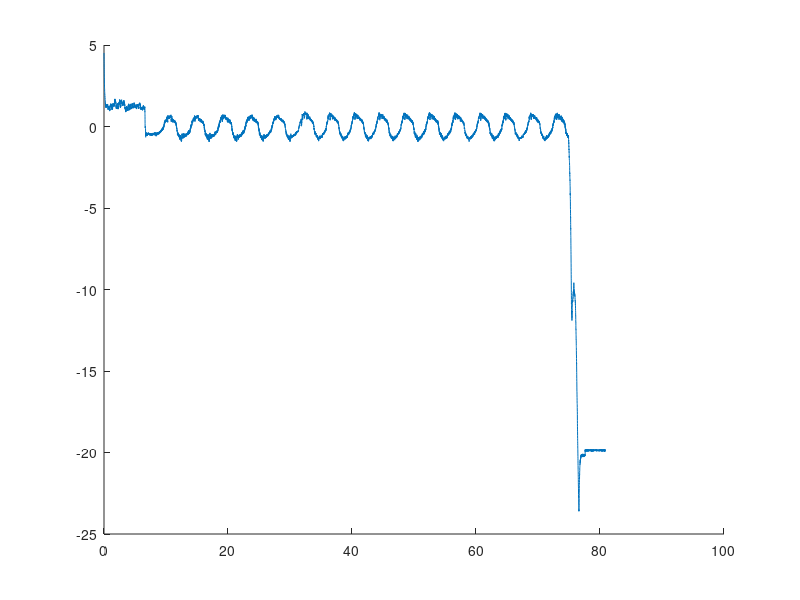

Write the MATLAB code that produced this figure. (Note: this script raises an error after producing the figure.)
plot_dir = '../plots/Real_time/';
%% Plotting QR2 setpoint
close all;
load('sim_3_setpoint.mat')
set_pos = 32;
label = {'x_d'};
up_y = 0.5; down_y = -1; minx =20; maxx = 50; % axis definition
fig_ctrl = figure('units','normalized','outerposition',[0 0 1 1]);
hold on
plot(meas_ctrl.time,meas_ctrl.signals.values)
xline(set_pos,'-',label)
axis([minx maxx -1 1]);
title(strcat(QR,', 15° set point, Real-time Output of Control signal u = -K*(x-x_d)'),'FontSize',25);
legend('$u_{control}$','Interpreter','latex');
xlabel('time [s]');ylabel('Voltage [V]');
saveas(fig_ctrl, strcat(plot_dir,'QR2_setpoint_control.png'));
fig_states = figure('units','normalized','outerposition',[0 0 1 1]);
subplot(4,1,1);hold on;
plot(meas_states.time, meas_states.signals.values(:,1));
xline(set_pos,'-',label);
title('Real-time Output of $\theta$ (equal to the state)','Interpreter','latex','FontSize',15)
axis([minx maxx -0.5 1]);xlabel('time [s]');ylabel('angle [rad]');
subplot(4,1,2);hold on;
xline(set_pos,'-',label);
plot(meas_states.time, meas_states.signals.values(:,2));
title('Real-time Output of $\alpha$ (equal to the state)','Interpreter','latex','FontSize',15)
axis([minx maxx -0.03 0.03]);xlabel('time [s]');ylabel('angle [rad]');
subplot(4,1,3);hold on;
xline(set_pos,'-',label);
plot(meas_states.time, meas_states.signals.values(:,3))
title('Real-time Output of $\dot{\theta}$ (equal to the state)','Interpreter','latex','FontSize',15)
axis([minx maxx -1 1]);xlabel('time [s]');ylabel('angular velocity [rad/s]');
subplot(4,1,4);hold on;
xline(set_pos,'-',label);
plot(meas_states.time, meas_states.signals.values(:,4))
title('Real-time Output of $\dot{\alpha}$ (equal to the state)','Interpreter','latex','FontSize',15)
axis([minx maxx -0.2 0.2]);xlabel('time [s]');ylabel('angular velocity [rad/s]');
sgtitle(strcat(QR,', 15° set point, Real-time Output of the estimated state'),'FontSize',25);
saveas(fig_states, strcat(plot_dir,'QR2_setpoint_states.png'));
%% Plotting QR2 Disturbance
close all;
load('sim_3_disturbance.mat')
label = {'Dist'};
QR = 'QR2';
set_pos =74.495;
up_y = 0.5; down_y = -1; minx =60; maxx =90; % axis definition
fig_ctrl = figure('units','normalized','outerposition',[0 0 1 1]);
hold on
plot(meas_ctrl.time,meas_ctrl.signals.values)
xline(set_pos,'-',label)
axis([minx maxx -3 3]);
title(strcat(QR,', Disturbance rejection, Real-time Output of Control signal u = -K*(x-x_d)'),'FontSize',25);
legend('$u_{control}$','Interpreter','latex');
xlabel('time [s]');ylabel('Voltage [V]');
saveas(fig_ctrl, strcat(plot_dir,'QR2_disturbance_control.png'));
fig_states = figure('units','normalized','outerposition',[0 0 1 1]);
subplot(4,1,1);hold on;
plot(meas_states.time, meas_states.signals.values(:,1));
xline(set_pos,'-',label);
title('Real-time Output of $\theta$ (equal to the state)','Interpreter','latex','FontSize',15)
axis([minx maxx -1 0.5]);xlabel('time [s]');ylabel('angle [rad]');
subplot(4,1,2);hold on;
xline(set_pos,'-',label);
plot(meas_states.time, meas_states.signals.values(:,2));
title('Real-time Output of $\alpha$ (equal to the state)','Interpreter','latex','FontSize',15)
axis([minx maxx -0.07 0.07]);xlabel('time [s]');ylabel('angle [rad]');
subplot(4,1,3);hold on;
xline(set_pos,'-',label);
plot(meas_states.time, meas_states.signals.values(:,3))
title('Real-time Output of $\dot{\theta}$ (equal to the state)','Interpreter','latex','FontSize',15)
axis([minx maxx -2 2]);xlabel('time [s]');ylabel('angular velocity [rad/s]');
subplot(4,1,4);hold on;
xline(set_pos,'-',label);
plot(meas_states.time, meas_states.signals.values(:,4))
title('Real-time Output of $\dot{\alpha}$ (equal to the state)','Interpreter','latex','FontSize',15)
axis([minx maxx -0.5 0.5]);xlabel('time [s]');ylabel('angular velocity [rad/s]');
sgtitle(strcat(QR,', Disturbance rejection, Real-time Output of the estimated state'),'FontSize',25);
saveas(fig_states, strcat(plot_dir,'QR2_disturbance_states.png'));
%% Plotting QR4 setpoint
close all;
load('sim_5_setpoint.mat')
label = {'x_d','x_0','x_d'};
set_pos1 = 14.365;
set_pos2 = 19.485;
set_pos3 = 24.335;
QR = 'QR4';
set_pos = [set_pos1,set_pos2,set_pos3];
up_y = 0.5; down_y = -1; minx =10; maxx = 40; % axis definition
fig_ctrl = figure('units','normalized','outerposition',[0 0 1 1]);
hold on
plot(meas_ctrl.time,meas_ctrl.signals.values)
xline(set_pos,'-',label)
axis([minx maxx -1.2 1.2]);
title(strcat(QR,', 15° set point, Real-time Output of Control signal u = -K*(x-x_d)'),'FontSize',25);
legend('$u_{control}$','Interpreter','latex');
xlabel('time [s]');ylabel('Voltage [V]');
saveas(fig_ctrl, strcat(plot_dir,'QR4_setpoint_control.png'));
fig_states = figure('units','normalized','outerposition',[0 0 1 1]);
subplot(4,1,1);hold on;
plot(meas_states.time, meas_states.signals.values(:,1));
xline(set_pos,'-',label);
title('Real-time Output of $\theta$ (equal to the state)','Interpreter','latex','FontSize',15)
axis([minx maxx -0.5 0.5]);xlabel('time [s]');ylabel('angle [rad]');
subplot(4,1,2);hold on;
xline(set_pos,'-',label);
plot(meas_states.time, meas_states.signals.values(:,2));
title('Real-time Output of $\alpha$ (equal to the state)','Interpreter','latex','FontSize',15)
axis([minx maxx -0.03 0.03]);xlabel('time [s]');ylabel('angle [rad]');
subplot(4,1,3);hold on;
xline(set_pos,'-',label);
plot(meas_states.time, meas_states.signals.values(:,3))
title('Real-time Output of $\dot{\theta}$ (equal to the state)','Interpreter','latex','FontSize',15)
axis([minx maxx -1 1]);xlabel('time [s]');ylabel('angular velocity [rad/s]');
subplot(4,1,4);hold on;
xline(set_pos,'-',label);
plot(meas_states.time, meas_states.signals.values(:,4))
title('Real-time Output of $\dot{\alpha}$ (equal to the state)','Interpreter','latex','FontSize',15)
axis([minx maxx -0.2 0.2]);xlabel('time [s]');ylabel('angular velocity [rad/s]');
sgtitle(strcat(QR,', 15° set point, Real-time Output of the estimated state'),'FontSize',25);
saveas(fig_states, strcat(plot_dir,'QR4_setpoint_states.png'));
close all;
%% Plotting QR4 Disturbance
close all;
load('sim_5_disturbance.mat')
label = {'Dist'};
set_pos =77.9;
QR = 'QR4';
up_y = 0.5; down_y = -1; minx =73; maxx =103; % axis definition
fig_ctrl = figure('units','normalized','outerposition',[0 0 1 1]);
hold on
plot(meas_ctrl.time,meas_ctrl.signals.values)
xline(set_pos,'-',label)
axis([minx maxx -5 3]);
title(strcat(QR,', Disturbance rejection, Real-time Output of Control signal u = -K*(x-x_d)'),'FontSize',25);
legend('$u_{control}$','Interpreter','latex');
xlabel('time [s]');ylabel('Voltage [V]');
saveas(fig_ctrl, strcat(plot_dir,'QR4_disturbance_control.png'));
fig_states = figure('units','normalized','outerposition',[0 0 1 1]);
subplot(4,1,1);hold on;
plot(meas_states.time, meas_states.signals.values(:,1));
xline(set_pos,'-',label);
title('Real-time Output of $\theta$ (equal to the state)','Interpreter','latex','FontSize',15)
axis([minx maxx -1 0.5]);xlabel('time [s]');ylabel('angle [rad]');
subplot(4,1,2);hold on;
xline(set_pos,'-',label);
plot(meas_states.time, meas_states.signals.values(:,2));
title('Real-time Output of $\alpha$ (equal to the state)','Interpreter','latex','FontSize',15)
axis([minx maxx -0.1 0.07]);xlabel('time [s]');ylabel('angle [rad]');
subplot(4,1,3);hold on;
xline(set_pos,'-',label);
plot(meas_states.time, meas_states.signals.values(:,3))
title('Real-time Output of $\dot{\theta}$ (equal to the state)','Interpreter','latex','FontSize',15)
axis([minx maxx -3 2]);xlabel('time [s]');ylabel('angular velocity [rad/s]');
subplot(4,1,4);hold on;
xline(set_pos,'-',label);
plot(meas_states.time, meas_states.signals.values(:,4))
title('Real-time Output of $\dot{\alpha}$ (equal to the state)','Interpreter','latex','FontSize',15)
axis([minx maxx -0.5 0.5]);xlabel('time [s]');ylabel('angular velocity [rad/s]');
sgtitle(strcat(QR,', Disturbance rejection, Real-time Output of the estimated state'),'FontSize',25);
saveas(fig_states, strcat(plot_dir,'QR4_disturbance_states.png'));
%% Plotting QR5 setpoint
close all;
load('sim_6_setpoint.mat')
QR = 'QR5';
label = {'x_d','x_0','x_d'};
set_pos1 = 26.55;
set_pos2 = 39.1;
set_pos3 = 60;
set_pos = [set_pos1,set_pos2,set_pos3];
up_y = 0.5; down_y = -1; minx =20; maxx = 50; % axis definition
fig_ctrl = figure('units','normalized','outerposition',[0 0 1 1]);
hold on
plot(meas_ctrl.time,meas_ctrl.signals.values)
xline(set_pos,'-',label)
axis([minx maxx -1.5 1.5]);
title(strcat(QR,', 15° set point, Real-time Output of Control signal u = -K*(x-x_d)'),'FontSize',25);
legend('$u_{control}$','Interpreter','latex');
xlabel('time [s]');ylabel('Voltage [V]');
saveas(fig_ctrl, strcat(plot_dir,QR,'_setpoint_control.png'));
fig_states = figure('units','normalized','outerposition',[0 0 1 1]);
subplot(4,1,1);hold on;
plot(meas_states.time, meas_states.signals.values(:,1));
xline(set_pos,'-',label);
title('Real-time Output of $\theta$ (equal to the state)','Interpreter','latex','FontSize',15)
axis([minx maxx -0.5 0.5]);xlabel('time [s]');ylabel('angle [rad]');
subplot(4,1,2);hold on;
xline(set_pos,'-',label);
plot(meas_states.time, meas_states.signals.values(:,2));
title('Real-time Output of $\alpha$ (equal to the state)','Interpreter','latex','FontSize',15)
axis([minx maxx -0.05 0.05]);xlabel('time [s]');ylabel('angle [rad]');
subplot(4,1,3);hold on;
xline(set_pos,'-',label);
plot(meas_states.time, meas_states.signals.values(:,3))
title('Real-time Output of $\dot{\theta}$ (equal to the state)','Interpreter','latex','FontSize',15)
axis([minx maxx -1 1]);xlabel('time [s]');ylabel('angular velocity [rad/s]');
subplot(4,1,4);hold on;
xline(set_pos,'-',label);
plot(meas_states.time, meas_states.signals.values(:,4))
title('Real-time Output of $\dot{\alpha}$ (equal to the state)','Interpreter','latex','FontSize',15)
axis([minx maxx -0.2 0.2]);xlabel('time [s]');ylabel('angular velocity [rad/s]');
sgtitle(strcat(QR,', 15° set point, Real-time Output of the estimated state'),'FontSize',25);
saveas(fig_states, strcat(plot_dir,QR,'_setpoint_states.png'));
%% Plotting QR5 Disturbance
close all;
load('sim_6_disturbance.mat')
label = {'Dist', 'Dist'};
QR = 'QR5';
set_pos =[33.27,55];
up_y = 0.5; down_y = -1; minx =30; maxx =70; % axis definition
fig_ctrl = figure('units','normalized','outerposition',[0 0 1 1]);
hold on
plot(meas_ctrl.time,meas_ctrl.signals.values)
xline(set_pos,'-',label)
axis([minx maxx -3 3]);
title(strcat(QR,', Disturbance rejection, Real-time Output of Control signal u = -K*(x-x_d)'),'FontSize',25);
legend('$u_{control}$','Interpreter','latex');
xlabel('time [s]');ylabel('Voltage [V]');
saveas(fig_ctrl, strcat(plot_dir,QR,'_disturbance_control.png'));
fig_states = figure('units','normalized','outerposition',[0 0 1 1]);
subplot(4,1,1);hold on;
plot(meas_states.time, meas_states.signals.values(:,1));
xline(set_pos,'-',label);
title('Real-time Output of $\theta$ (equal to the state)','Interpreter','latex','FontSize',15)
axis([minx maxx -1 0.5]);xlabel('time [s]');ylabel('angle [rad]');
subplot(4,1,2);hold on;
xline(set_pos,'-',label);
plot(meas_states.time, meas_states.signals.values(:,2));
title('Real-time Output of $\alpha$ (equal to the state)','Interpreter','latex','FontSize',15)
axis([minx maxx -0.1 0.07]);xlabel('time [s]');ylabel('angle [rad]');
subplot(4,1,3);hold on;
xline(set_pos,'-',label);
plot(meas_states.time, meas_states.signals.values(:,3))
title('Real-time Output of $\dot{\theta}$ (equal to the state)','Interpreter','latex','FontSize',15)
axis([minx maxx -3 2]);xlabel('time [s]');ylabel('angular velocity [rad/s]');
subplot(4,1,4);hold on;
xline(set_pos,'-',label);
plot(meas_states.time, meas_states.signals.values(:,4))
title('Real-time Output of $\dot{\alpha}$ (equal to the state)','Interpreter','latex','FontSize',15)
axis([minx maxx -0.5 0.5]);xlabel('time [s]');ylabel('angular velocity [rad/s]');
sgtitle(strcat(QR,', Disturbance rejection, Real-time Output of the estimated state'),'FontSize',25);
saveas(fig_states, strcat(plot_dir,QR,'_disturbance_states.png'));
%% Plotting QR6 setpoint
close all;
load('sim_7_setpoint.mat')
QR = 'QR6';
label = {'x_d','x_0','x_d'};
set_pos1 = 21.75;
set_pos2 = 45;
set_pos3 = 60;
set_pos = [set_pos1,set_pos2,set_pos3];
up_y = 0.5; down_y = -1; minx =10; maxx = 40; % axis definition
fig_ctrl = figure('units','normalized','outerposition',[0 0 1 1]);
hold on
plot(meas_ctrl.time,meas_ctrl.signals.values)
xline(set_pos,'-',label)
axis([minx maxx -1.5 1.5]);
title(strcat(QR,', 15° set point, Real-time Output of Control signal u = -K*(x-x_d)'),'FontSize',25);
legend('$u_{control}$','Interpreter','latex');
xlabel('time [s]');ylabel('Voltage [V]');
saveas(fig_ctrl, strcat(plot_dir,QR,'_setpoint_control.png'));
fig_states = figure('units','normalized','outerposition',[0 0 1 1]);
subplot(4,1,1);hold on;
plot(meas_states.time, meas_states.signals.values(:,1));
xline(set_pos,'-',label);
title('Real-time Output of $\theta$ (equal to the state)','Interpreter','latex','FontSize',15)
axis([minx maxx -0.5 0.5]);xlabel('time [s]');ylabel('angle [rad]');
subplot(4,1,2);hold on;
xline(set_pos,'-',label);
plot(meas_states.time, meas_states.signals.values(:,2));
title('Real-time Output of $\alpha$ (equal to the state)','Interpreter','latex','FontSize',15)
axis([minx maxx -0.05 0.05]);xlabel('time [s]');ylabel('angle [rad]');
subplot(4,1,3);hold on;
xline(set_pos,'-',label);
plot(meas_states.time, meas_states.signals.values(:,3))
title('Real-time Output of $\dot{\theta}$ (equal to the state)','Interpreter','latex','FontSize',15)
axis([minx maxx -1 1]);xlabel('time [s]');ylabel('angular velocity [rad/s]');
subplot(4,1,4);hold on;
xline(set_pos,'-',label);
plot(meas_states.time, meas_states.signals.values(:,4))
title('Real-time Output of $\dot{\alpha}$ (equal to the state)','Interpreter','latex','FontSize',15)
axis([minx maxx -0.2 0.2]);xlabel('time [s]');ylabel('angular velocity [rad/s]');
sgtitle(strcat(QR,', 15° set point, Real-time Output of the estimated state'),'FontSize',25);
saveas(fig_states, strcat(plot_dir,QR,'_setpoint_states.png'));
%% Plotting QR6 Disturbance
close all;
load('sim_7_disturbance.mat')
label = {'Dist', 'Dist','Dist','Dist','Dist','Dist'};
QR = 'QR6';
set_pos =[52.33,56.405,59.24,62.135,66.954,70.59];
up_y = 0.5; down_y = -1; minx =50; maxx =80; % axis definition
fig_ctrl = figure('units','normalized','outerposition',[0 0 1 1]);
hold on
plot(meas_ctrl.time,meas_ctrl.signals.values)
xline(set_pos,'-',label)
axis([minx maxx -3.5 3]);
title(strcat(QR,', Disturbance rejection, Real-time Output of Control signal u = -K*(x-x_d)'),'FontSize',25);
legend('$u_{control}$','Interpreter','latex');
xlabel('time [s]');ylabel('Voltage [V]');
saveas(fig_ctrl, strcat(plot_dir,QR,'_disturbance_control.png'));
fig_states = figure('units','normalized','outerposition',[0 0 1 1]);
subplot(4,1,1);hold on;
plot(meas_states.time, meas_states.signals.values(:,1));
xline(set_pos,'-',label);
title('Real-time Output of $\theta$ (equal to the state)','Interpreter','latex','FontSize',15)
axis([minx maxx -1 1]);xlabel('time [s]');ylabel('angle [rad]');
subplot(4,1,2);hold on;
xline(set_pos,'-',label);
plot(meas_states.time, meas_states.signals.values(:,2));
title('Real-time Output of $\alpha$ (equal to the state)','Interpreter','latex','FontSize',15)
axis([minx maxx -0.1 0.1]);xlabel('time [s]');ylabel('angle [rad]');
subplot(4,1,3);hold on;
xline(set_pos,'-',label);
plot(meas_states.time, meas_states.signals.values(:,3))
title('Real-time Output of $\dot{\theta}$ (equal to the state)','Interpreter','latex','FontSize',15)
axis([minx maxx -3 3]);xlabel('time [s]');ylabel('angular velocity [rad/s]');
subplot(4,1,4);hold on;
xline(set_pos,'-',label);
plot(meas_states.time, meas_states.signals.values(:,4))
title('Real-time Output of $\dot{\alpha}$ (equal to the state)','Interpreter','latex','FontSize',15)
axis([minx maxx -0.5 0.7]);xlabel('time [s]');ylabel('angular velocity [rad/s]');
sgtitle(strcat(QR,', Disturbance rejection, Real-time Output of the estimated state'),'FontSize',25);
saveas(fig_states, strcat(plot_dir,QR,'_disturbance_states.png'));
%% Plotting QR7 setpoint
close all;
load('sim_8_setpoint.mat')
QR = 'QR7';
label = {'x_d','x_0','x_d'};
set_pos1 = 57.13;
set_pos2 = 100;
set_pos3 = 120;
set_pos = [set_pos1,set_pos2,set_pos3];
up_y = 0.5; down_y = -1; minx =0; maxx = 200; % axis definition
fig_ctrl = figure('units','normalized','outerposition',[0 0 1 1]);
hold on
plot(meas_ctrl.time,meas_ctrl.signals.values)
xline(set_pos,'-',label)
axis([minx maxx -1.5 1.5]);
title(strcat(QR,', 15° set point, Real-time Output of Control signal u = -K*(x-x_d)'),'FontSize',25);
legend('$u_{control}$','Interpreter','latex');
xlabel('time [s]');ylabel('Voltage [V]');
saveas(fig_ctrl, strcat(plot_dir,QR,'_setpoint_control.png'));
fig_states = figure('units','normalized','outerposition',[0 0 1 1]);
subplot(4,1,1);hold on;
plot(meas_states.time, meas_states.signals.values(:,1));
xline(set_pos,'-',label);
title('Real-time Output of $\theta$ (equal to the state)','Interpreter','latex','FontSize',15)
axis([minx maxx -0.5 0.5]);xlabel('time [s]');ylabel('angle [rad]');
subplot(4,1,2);hold on;
xline(set_pos,'-',label);
plot(meas_states.time, meas_states.signals.values(:,2));
title('Real-time Output of $\alpha$ (equal to the state)','Interpreter','latex','FontSize',15)
axis([minx maxx -0.05 0.05]);xlabel('time [s]');ylabel('angle [rad]');
subplot(4,1,3);hold on;
xline(set_pos,'-',label);
plot(meas_states.time, meas_states.signals.values(:,3))
title('Real-time Output of $\dot{\theta}$ (equal to the state)','Interpreter','latex','FontSize',15)
axis([minx maxx -1 1]);xlabel('time [s]');ylabel('angular velocity [rad/s]');
subplot(4,1,4);hold on;
xline(set_pos,'-',label);
plot(meas_states.time, meas_states.signals.values(:,4))
title('Real-time Output of $\dot{\alpha}$ (equal to the state)','Interpreter','latex','FontSize',15)
axis([minx maxx -0.2 0.2]);xlabel('time [s]');ylabel('angular velocity [rad/s]');
sgtitle(strcat(QR,', 15° set point, Real-time Output of the estimated state'),'FontSize',25);
saveas(fig_states, strcat(plot_dir,QR,'_setpoint_states.png'));
%% Plotting QR8 setpoint
close all;
load('sim_9_setpoint.mat')
QR = 'QR8';
label = {'x_d','x_0','x_d'};
set_pos1 = 64.21;
set_pos2 = 40;
set_pos3 = 80;
set_pos = [set_pos1,set_pos2,set_pos3];
up_y = 0.5; down_y = -1; minx =50; maxx = 80; % axis definition
fig_ctrl = figure('units','normalized','outerposition',[0 0 1 1]);
hold on
plot(meas_ctrl.time,meas_ctrl.signals.values)
xline(set_pos,'-',label)
axis([minx maxx -1.5 1.5]);
title(strcat(QR,', 15° set point, Real-time Output of Control signal u = -K*(x-x_d)'),'FontSize',25);
legend('$u_{control}$','Interpreter','latex');
xlabel('time [s]');ylabel('Voltage [V]');
saveas(fig_ctrl, strcat(plot_dir,QR,'_setpoint_control.png'));
fig_states = figure('units','normalized','outerposition',[0 0 1 1]);
subplot(4,1,1);hold on;
plot(meas_states.time, meas_states.signals.values(:,1));
xline(set_pos,'-',label);
title('Real-time Output of $\theta$ (equal to the state)','Interpreter','latex','FontSize',15)
axis([minx maxx -0.5 0.5]);xlabel('time [s]');ylabel('angle [rad]');
subplot(4,1,2);hold on;
xline(set_pos,'-',label);
plot(meas_states.time, meas_states.signals.values(:,2));
title('Real-time Output of $\alpha$ (equal to the state)','Interpreter','latex','FontSize',15)
axis([minx maxx -0.05 0.01]);xlabel('time [s]');ylabel('angle [rad]');
subplot(4,1,3);hold on;
xline(set_pos,'-',label);
plot(meas_states.time, meas_states.signals.values(:,3))
title('Real-time Output of $\dot{\theta}$ (equal to the state)','Interpreter','latex','FontSize',15)
axis([minx maxx -1 1]);xlabel('time [s]');ylabel('angular velocity [rad/s]');
subplot(4,1,4);hold on;
xline(set_pos,'-',label);
plot(meas_states.time, meas_states.signals.values(:,4))
title('Real-time Output of $\dot{\alpha}$ (equal to the state)','Interpreter','latex','FontSize',15)
axis([minx maxx -0.2 0.2]);xlabel('time [s]');ylabel('angular velocity [rad/s]');
sgtitle(strcat(QR,', 15° set point, Real-time Output of the estimated state'),'FontSize',25);
saveas(fig_states, strcat(plot_dir,QR,'_setpoint_states.png'));
%% Plotting QR9 disturbance
close all;
load('sim_10_BEST_ALL.mat')
QR = 'QR9';
label = {'Dist','Dist','Dist'};
set_pos1 = 64.21;
set_pos2 = 40.42;
set_pos3 = 80;
set_pos = [set_pos1,set_pos2,set_pos3];
up_y = 0.5; down_y = -1; minx =30; maxx = 50; % axis definition
fig_ctrl = figure('units','normalized','outerposition',[0 0 1 1]);
hold on
plot(meas_ctrl.time,meas_ctrl.signals.values)
xline(set_pos,'-',label)
axis([minx maxx -3 1.5]);
title(strcat(QR,', Disturbance rejection, Real-time Output of Control signal u = -K*(x-x_d)'),'FontSize',25);
legend('$u_{control}$','Interpreter','latex');
xlabel('time [s]');ylabel('Voltage [V]');
saveas(fig_ctrl, strcat(plot_dir,QR,'_disturbance_control.png'));
fig_states = figure('units','normalized','outerposition',[0 0 1 1]);
subplot(4,1,1);hold on;
plot(meas_states.time, meas_states.signals.values(:,1));
xline(set_pos,'-',label);
title('Real-time Output of $\theta$ (equal to the state)','Interpreter','latex','FontSize',15)
axis([minx maxx -1.1 -0.5]);xlabel('time [s]');ylabel('angle [rad]');
subplot(4,1,2);hold on;
xline(set_pos,'-',label);
plot(meas_states.time, meas_states.signals.values(:,2));
title('Real-time Output of $\alpha$ (equal to the state)','Interpreter','latex','FontSize',15)
axis([minx maxx -0.07 0.01]);xlabel('time [s]');ylabel('angle [rad]');
subplot(4,1,3);hold on;
xline(set_pos,'-',label);
plot(meas_states.time, meas_states.signals.values(:,3))
title('Real-time Output of $\dot{\theta}$ (equal to the state)','Interpreter','latex','FontSize',15)
axis([minx maxx -1.5 1]);xlabel('time [s]');ylabel('angular velocity [rad/s]');
subplot(4,1,4);hold on;
xline(set_pos,'-',label);
plot(meas_states.time, meas_states.signals.values(:,4))
title('Real-time Output of $\dot{\alpha}$ (equal to the state)','Interpreter','latex','FontSize',15)
axis([minx maxx -0.3 0.2]);xlabel('time [s]');ylabel('angular velocity [rad/s]');
sgtitle(strcat(QR,', Disturbance rejection, Real-time Output of the estimated state'),'FontSize',25);
saveas(fig_states, strcat(plot_dir,QR,'_disturbance_states.png'));
%% Plotting QR9 setpoint
close all;
load('sim_10_BEST_ALL.mat')
QR = 'QR9';
label = {'x_d','x_0','x_d'};
set_pos1 = 71.615;
set_pos2 = 40;
set_pos3 = 150;
set_pos = [set_pos1,set_pos2,set_pos3];
up_y = 0.5; down_y = -1; minx =60; maxx = 90; % axis definition
fig_ctrl = figure('units','normalized','outerposition',[0 0 1 1]);
hold on
plot(meas_ctrl.time,meas_ctrl.signals.values)
xline(set_pos,'-',label)
axis([minx maxx -1 1]);
title(strcat(QR,', 15° set point, Real-time Output of Control signal u = -K*(x-x_d)'),'FontSize',25);
legend('$u_{control}$','Interpreter','latex');
xlabel('time [s]');ylabel('Voltage [V]');
saveas(fig_ctrl, strcat(plot_dir,QR,'_setpoint_control.png'));
fig_states = figure('units','normalized','outerposition',[0 0 1 1]);
subplot(4,1,1);hold on;
plot(meas_states.time, meas_states.signals.values(:,1));
xline(set_pos,'-',label);
title('Real-time Output of $\theta$ (equal to the state)','Interpreter','latex','FontSize',15)
axis([minx maxx -0.8 0.5]);xlabel('time [s]');ylabel('angle [rad]');
subplot(4,1,2);hold on;
xline(set_pos,'-',label);
plot(meas_states.time, meas_states.signals.values(:,2));
title('Real-time Output of $\alpha$ (equal to the state)','Interpreter','latex','FontSize',15)
axis([minx maxx -0.03 -0.01]);xlabel('time [s]');ylabel('angle [rad]');
subplot(4,1,3);hold on;
xline(set_pos,'-',label);
plot(meas_states.time, meas_states.signals.values(:,3))
title('Real-time Output of $\dot{\theta}$ (equal to the state)','Interpreter','latex','FontSize',15)
axis([minx maxx -0.5 0.5]);xlabel('time [s]');ylabel('angular velocity [rad/s]');
subplot(4,1,4);hold on;
xline(set_pos,'-',label);
plot(meas_states.time, meas_states.signals.values(:,4))
title('Real-time Output of $\dot{\alpha}$ (equal to the state)','Interpreter','latex','FontSize',15)
axis([minx maxx -0.1 0.1]);xlabel('time [s]');ylabel('angular velocity [rad/s]');
sgtitle(strcat(QR,', 15° set point, Real-time Output of the estimated state'),'FontSize',25);
saveas(fig_states, strcat(plot_dir,QR,'_setpoint_states.png'));
%% Plotting omega 1 setpoint
close all;
load('sim_11_ALL.mat')
QR = 'QR8';
label = {'x_d','x_0','x_d'};
set_pos1 = 2.175;
set_pos2 = 12.78;
set_pos3 = 150;
set_pos = [set_pos1,set_pos2,set_pos3];
up_y = 0.5; down_y = -1; minx =0; maxx = 20; % axis definition
fig_ctrl = figure('units','normalized','outerposition',[0 0 1 1]);
hold on
plot(meas_ctrl.time,meas_ctrl.signals.values)
xline(set_pos,'-',label)
axis([minx maxx -7 5]);
title(strcat(QR,', 15degree set point, $\omega_{1}$, Real-time Output of Control signal $u = -K*(x-x_d)$'),'Interpreter','latex','Fontsize',25);
legend('$u_{control}$','Interpreter','latex');
xlabel('time [s]');ylabel('Voltage [V]');
saveas(fig_ctrl, strcat(plot_dir,QR,'_setpoint_control_omega1.png'));
fig_states = figure('units','normalized','outerposition',[0 0 1 1]);
subplot(4,1,1);hold on;
plot(meas_states.time, meas_states.signals.values(:,1));
xline(set_pos,'-',label);
title('Real-time Output of $\theta$ (equal to the state)','Interpreter','latex','Fontsize',15)
xlim([minx maxx]);xlabel('time [s]');ylabel('angle [rad]');
subplot(4,1,2);hold on;
xline(set_pos,'-',label);
plot(meas_states.time, meas_states.signals.values(:,2));
title('Real-time Output of $\alpha$ (equal to the state)','Interpreter','latex','Fontsize',15)
xlim([minx maxx]);xlabel('time [s]');ylabel('angle [rad]');
subplot(4,1,3);hold on;
xline(set_pos,'-',label);
plot(meas_states.time, meas_states.signals.values(:,3))
title('Real-time Output of $\dot{\theta}$ (equal to the state)','Interpreter','latex','Fontsize',15)
xlim([minx maxx]);xlabel('time [s]');ylabel('angular velocity [rad/s]');
subplot(4,1,4);hold on;
xline(set_pos,'-',label);
plot(meas_states.time, meas_states.signals.values(:,4))
title('Real-time Output of $\dot{\alpha}$ (equal to the state)','Interpreter','latex','Fontsize',15)
xlim([minx maxx]);xlabel('time [s]');ylabel('angular velocity [rad/s]');
sgtitle(strcat(QR,', 15degree set point, $\omega_{1}$, Real-time Output of the estimated state'),'Interpreter','latex','Fontsize',25);
saveas(fig_states, strcat(plot_dir,QR,'_setpoint_states_omega1.png'));
%% Plotting omega 1 disturbance
close all;
load('sim_11_ALL.mat')
QR = 'QR8';
label = {'Dist','Dist','Dist'};
set_pos1 = 30.245;
set_pos2 = 33.285;
set_pos3 = 35.475;
set_pos = [set_pos1,set_pos2,set_pos3];
up_y = 0.5; down_y = -1; minx =20; maxx = 40; % axis definition
fig_ctrl = figure('units','normalized','outerposition',[0 0 1 1]);
hold on
plot(meas_ctrl.time,meas_ctrl.signals.values)
xline(set_pos,'-',label)
xlim([minx maxx]);
title(strcat(QR,', Disturbance rejection, $\omega_{1}$, Real-time Output of Control signal $u = -K*(x-x_d)$'),'Interpreter','latex','Fontsize',25);
legend('$u_{control}$','Interpreter','latex');
xlabel('time [s]');ylabel('Voltage [V]');
saveas(fig_ctrl, strcat(plot_dir,QR,'_disturbance_control_omega1.png'));
fig_states = figure('units','normalized','outerposition',[0 0 1 1]);
subplot(4,1,1);hold on;
plot(meas_states.time, meas_states.signals.values(:,1));
xline(set_pos,'-',label);
title('Real-time Output of $\theta$ (equal to the state)','Interpreter','latex','Fontsize',15)
xlim([minx maxx]);xlabel('time [s]');ylabel('angle [rad]');
subplot(4,1,2);hold on;
xline(set_pos,'-',label);
plot(meas_states.time, meas_states.signals.values(:,2));
title('Real-time Output of $\alpha$ (equal to the state)','Interpreter','latex','Fontsize',15)
xlim([minx maxx]);xlabel('time [s]');ylabel('angle [rad]');
subplot(4,1,3);hold on;
xline(set_pos,'-',label);
plot(meas_states.time, meas_states.signals.values(:,3))
title('Real-time Output of $\dot{\theta}$ (equal to the state)','Interpreter','latex','Fontsize',15)
xlim([minx maxx]);xlabel('time [s]');ylabel('angular velocity [rad/s]');
subplot(4,1,4);hold on;
xline(set_pos,'-',label);
plot(meas_states.time, meas_states.signals.values(:,4))
title('Real-time Output of $\dot{\alpha}$ (equal to the state)','Interpreter','latex','FontSize',15)
xlim([minx maxx]);xlabel('time [s]');ylabel('angular velocity [rad/s]');
sgtitle(strcat(QR,', Disturbance rejection, $\omega_{1}$, Real-time Output of the estimated state'),'Interpreter','latex','Fontsize',25);
saveas(fig_states, strcat(plot_dir,QR,'_disturbance_states_omega1.png'));
%% Plotting omega 2 setpoint
close all;
load('sim_12_ALL.mat')
QR = 'QR8';
label = {'x_d','x_0','x_d'};
set_pos1 = 12.86;
set_pos2 = 2;
set_pos3 = 150;
set_pos = [set_pos1,set_pos2,set_pos3];
up_y = 0.5; down_y = -1; minx =5; maxx = 25; % axis definition
fig_ctrl = figure('units','normalized','outerposition',[0 0 1 1]);
hold on
plot(meas_ctrl.time,meas_ctrl.signals.values)
xline(set_pos,'-',label)
xlim([minx maxx]);
title(strcat(QR,', 15degree set point, Real-time Output of Control signal $u = -K*(x-x_d)$'),'Interpreter','latex','FontSize',25);
legend('$u_{control}$','Interpreter','latex');
xlabel('time [s]');ylabel('Voltage [V]');
saveas(fig_ctrl, strcat(plot_dir,QR,'_setpoint_control_omega2.png'));
fig_states = figure('units','normalized','outerposition',[0 0 1 1]);
subplot(4,1,1);hold on;
plot(meas_states.time, meas_states.signals.values(:,1));
xline(set_pos,'-',label);
title('Real-time Output of $\theta$ (equal to the state)','Interpreter','latex','FontSize',15)
xlim([minx maxx]);xlabel('time [s]');ylabel('angle [rad]');
subplot(4,1,2);hold on;
xline(set_pos,'-',label);
plot(meas_states.time, meas_states.signals.values(:,2));
title('Real-time Output of $\alpha$ (equal to the state)','Interpreter','latex','FontSize',15)
xlim([minx maxx]);xlabel('time [s]');ylabel('angle [rad]');
subplot(4,1,3);hold on;
xline(set_pos,'-',label);
plot(meas_states.time, meas_states.signals.values(:,3))
title('Real-time Output of $\dot{\theta}$ (equal to the state)','Interpreter','latex','FontSize',15)
xlim([minx maxx]);xlabel('time [s]');ylabel('angular velocity [rad/s]');
subplot(4,1,4);hold on;
xline(set_pos,'-',label);
plot(meas_states.time, meas_states.signals.values(:,4))
title('Real-time Output of $\dot{\alpha}$ (equal to the state)','Interpreter','latex','FontSize',15)
xlim([minx maxx]);xlabel('time [s]');ylabel('angular velocity [rad/s]');
sgtitle(strcat(QR,', 15degree set point, $\omega_{2}$, Real-time Output of the estimated state'),'Interpreter','latex','Fontsize',25);
saveas(fig_states, strcat(plot_dir,QR,'_setpoint_states_omega2.png'));
%% Plotting omega 2 disturbance
close all;
load('sim_12_ALL.mat')
QR = 'QR8';
label = {'Dist','Dist','Dist'};
set_pos1 = 30.55;
set_pos2 = 42.8;
set_pos3 = 60;
set_pos = [set_pos1,set_pos2,set_pos3];
up_y = 0.5; down_y = -1; minx =25; maxx = 50; % axis definition
fig_ctrl = figure('units','normalized','outerposition',[0 0 1 1]);
hold on
plot(meas_ctrl.time,meas_ctrl.signals.values)
xline(set_pos,'-',label)
xlim([minx maxx]);
title(strcat(QR,', Disturbance rejection, $\omega_{2}$, Real-time Output of Control signal $u = -K*(x-x_d)$'),'Interpreter','latex','FontSize',25);
legend('$u_{control}$','Interpreter','latex');
xlabel('time [s]');ylabel('Voltage [V]');
saveas(fig_ctrl, strcat(plot_dir,QR,'_disturbance_control_omega2.png'));
fig_states = figure('units','normalized','outerposition',[0 0 1 1]);
subplot(4,1,1);hold on;
plot(meas_states.time, meas_states.signals.values(:,1));
xline(set_pos,'-',label);
title('Real-time Output of $\theta$ (equal to the state)','Interpreter','latex','FontSize',15)
xlim([minx maxx]);xlabel('time [s]');ylabel('angle [rad]');
subplot(4,1,2);hold on;
xline(set_pos,'-',label);
plot(meas_states.time, meas_states.signals.values(:,2));
title('Real-time Output of $\alpha$ (equal to the state)','Interpreter','latex','FontSize',15)
xlim([minx maxx]);xlabel('time [s]');ylabel('angle [rad]');
subplot(4,1,3);hold on;
xline(set_pos,'-',label);
plot(meas_states.time, meas_states.signals.values(:,3))
title('Real-time Output of $\dot{\theta}$ (equal to the state)','Interpreter','latex','FontSize',15)
xlim([minx maxx]);xlabel('time [s]');ylabel('angular velocity [rad/s]');
subplot(4,1,4);hold on;
xline(set_pos,'-',label);
plot(meas_states.time, meas_states.signals.values(:,4))
title('Real-time Output of $\dot{\alpha}$ (equal to the state)','Interpreter','latex','FontSize',15)
xlim([minx maxx]);xlabel('time [s]');ylabel('angular velocity [rad/s]');
sgtitle(strcat(QR,', Disturbance rejection, $\omega_{2}$, Real-time Output of the estimated state'),'Interpreter','latex','FontSize',25);
saveas(fig_states, strcat(plot_dir,QR,'_disturbance_states_omega2.png'));
%% Plotting omega 3 setpoint
close all;
load('sim_13_ALL.mat')
QR = 'QR8';
label = {'x_d','x_0','x_d'};
set_pos1 = 34.66;
set_pos2 = 2;
set_pos3 = 150;
set_pos = [set_pos1,set_pos2,set_pos3];
up_y = 0.5; down_y = -1; minx =30; maxx = 40; % axis definition
fig_ctrl = figure('units','normalized','outerposition',[0 0 1 1]);
hold on
plot(meas_ctrl.time,meas_ctrl.signals.values)
xline(set_pos,'-',label)
xlim([minx maxx]);
title(strcat(QR,', 15degree set point, $\omega_{3}$, Real-time Output of Control signal $u = -K*(x-x_d)$'),'Interpreter','latex','FontSize',25);
legend('$u_{control}$','Interpreter','latex');
xlabel('time [s]');ylabel('Voltage [V]');
saveas(fig_ctrl, strcat(plot_dir,QR,'_setpoint_control_omega3.png'));
fig_states = figure('units','normalized','outerposition',[0 0 1 1]);
subplot(4,1,1);hold on;
plot(meas_states.time, meas_states.signals.values(:,1));
xline(set_pos,'-',label);
title('Real-time Output of $\theta$ (equal to the state)','Interpreter','latex','FontSize',15)
xlim([minx maxx]);xlabel('time [s]');ylabel('angle [rad]');
subplot(4,1,2);hold on;
xline(set_pos,'-',label);
plot(meas_states.time, meas_states.signals.values(:,2));
title('Real-time Output of $\alpha$ (equal to the state)','Interpreter','latex','FontSize',15)
xlim([minx maxx]);xlabel('time [s]');ylabel('angle [rad]');
subplot(4,1,3);hold on;
xline(set_pos,'-',label);
plot(meas_states.time, meas_states.signals.values(:,3))
title('Real-time Output of $\dot{\theta}$ (equal to the state)','Interpreter','latex','FontSize',15)
xlim([minx maxx]);xlabel('time [s]');ylabel('angular velocity [rad/s]');
subplot(4,1,4);hold on;
xline(set_pos,'-',label);
plot(meas_states.time, meas_states.signals.values(:,4))
title('Real-time Output of $\dot{\alpha}$ (equal to the state)','Interpreter','latex','FontSize',15)
xlim([minx maxx]);xlabel('time [s]');ylabel('angular velocity [rad/s]');
sgtitle(strcat(QR,', 15degree set point, $\omega_{3}$, Real-time Output of the estimated state'),'Interpreter','latex','FontSize',25);
saveas(fig_states, strcat(plot_dir,QR,'_setpoint_states_omega3.png'));
%% Plotting omega 3 disturbance
close all;
load('sim_13_ALL.mat')
QR = 'QR8';
label = {'Dist','Dist','Dist'};
set_pos1 = 61.745;
set_pos2 = 65.4;
set_pos3 = 80;
set_pos = [set_pos1,set_pos2,set_pos3];
up_y = 0.5; down_y = -1; minx =58; maxx = 67; % axis definition
fig_ctrl = figure('units','normalized','outerposition',[0 0 1 1]);
hold on
plot(meas_ctrl.time,meas_ctrl.signals.values)
xline(set_pos,'-',label)
xlim([minx maxx]);
title(strcat(QR,' Disturbance rejection $\omega_{3}$ Real-time Output of Control signal $u = -K*(x-x_d$)'),'Interpreter','latex','FontSize',25);
legend('$u_{control}$','Interpreter','latex');
xlabel('time [s]');ylabel('Voltage [V]');
saveas(fig_ctrl, strcat(plot_dir,QR,'_disturbance_control_omega3.png'));
fig_states = figure('units','normalized','outerposition',[0 0 1 1]);
subplot(4,1,1);hold on;
plot(meas_states.time, meas_states.signals.values(:,1));
xline(set_pos,'-',label);
title('Real-time Output of $\theta$ (equal to the state)','Interpreter','latex','FontSize',15)
xlim([minx maxx]);xlabel('time [s]');ylabel('angle [rad]');
subplot(4,1,2);hold on;
xline(set_pos,'-',label);
plot(meas_states.time, meas_states.signals.values(:,2));
title('Real-time Output of $\alpha$ (equal to the state)','Interpreter','latex','FontSize',15)
xlim([minx maxx]);xlabel('time [s]');ylabel('angle [rad]');
subplot(4,1,3);hold on;
xline(set_pos,'-',label);
plot(meas_states.time, meas_states.signals.values(:,3))
title('Real-time Output of $\dot{\theta}$ (equal to the state)','Interpreter','latex','FontSize',15)
xlim([minx maxx]);xlabel('time [s]');ylabel('angular velocity [rad/s]');
subplot(4,1,4);hold on;
xline(set_pos,'-',label);
plot(meas_states.time, meas_states.signals.values(:,4))
title('Real-time Output of $\dot{\alpha}$ (equal to the state)','Interpreter','latex','FontSize',15)
xlim([minx maxx]);xlabel('time [s]');ylabel('angular velocity [rad/s]');
sgtitle(strcat(QR,' Disturbance rejection $\omega_{3}$ Real-time Output of the estimated state'),'Interpreter','latex','FontSize',25);
saveas(fig_states, strcat(plot_dir,QR,'_disturbance_states_omega3.png'));
